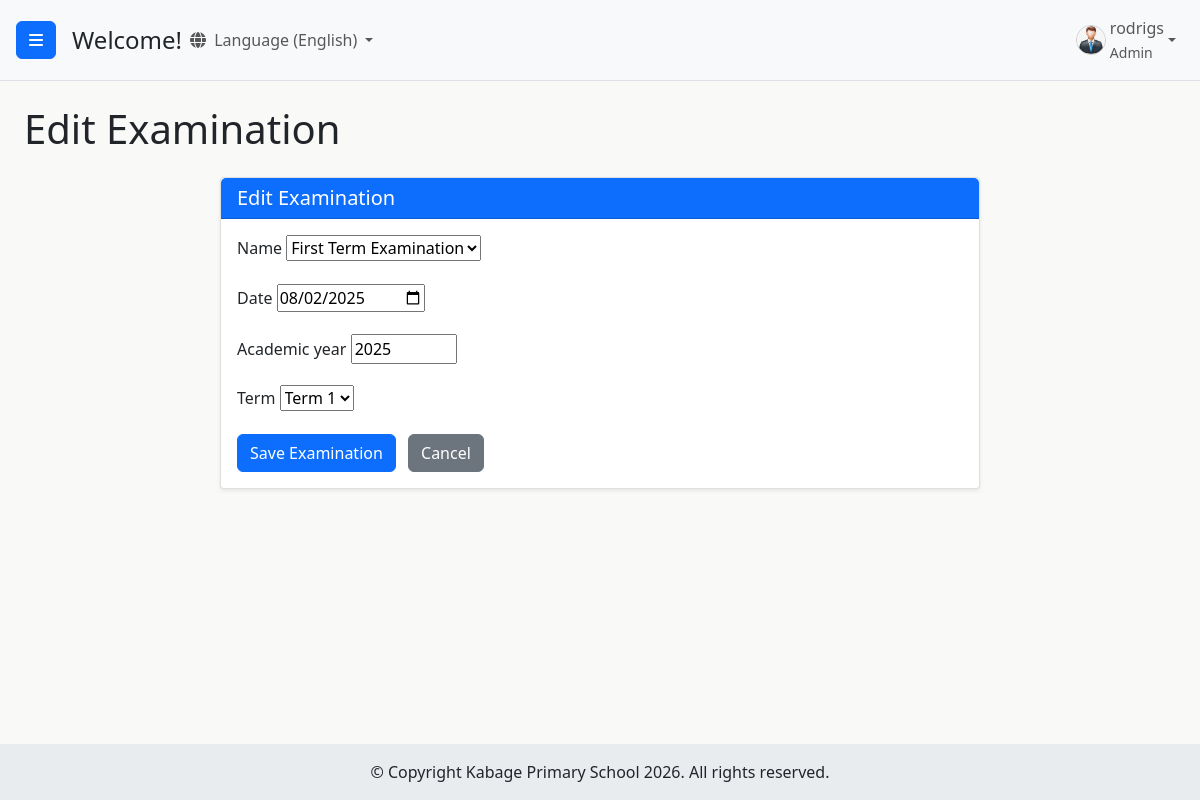
Screenshot of /students/examinations/edit/1/ (signed in) with the database file from the repository.
### users/models.py (models this page shows, shortened)
class CustomUser(AbstractUser):
    ROLE_CHOICES = (
        ('admin', 'Admin'),
        ('headteacher', 'Head Teacher'),
        ('class_teacher', 'Class Teacher'),
        ('academic_teacher', 'Academic Teacher'),
        ('statistic_teacher', 'Statistic Teacher'),
        ('subject_teacher', 'Subject Teacher'),
    )
    GENDER_CHOICES = (
        ('M', 'Male'),
        ('F', 'Female'),
        ('O', 'Other'), # Optional: for inclusivity
    )
    role = models.CharField(max_length=20, choices=ROLE_CHOICES, default='academic_teacher')
    is_approved = models.BooleanField(default=False)
    phone_regex = RegexValidator(regex=r'^\+?1?\d{9,15}$',
                                 message="Phone number must be entered in the format: '+999999999'. Up to 15 digits allowed.")
    phone_number = models.CharField(validators=[phone_regex],
                                    max_length=17,
                                    blank=True,
                                    null=True,
                                    unique=True
                                    )
    gender = models.CharField(max_length=1, choices=GENDER_CHOICES, blank=True, null=True)
    address = models.CharField(max_length=255, blank=True, null=True) # <-- ADD THIS FIELD if it's not there
    security_question_1 = models.CharField(max_length=255, blank=True, null=True)
    security_answer_1 = models.CharField(max_length=255, blank=True, null=True)
    security_question_2 = models.CharField(max_length=255, blank=True, null=True)
    security_answer_2 = models.CharField(max_length=255, blank=True, null=True)
    security_question_3 = models.CharField(max_length=255, blank=True, null=True)
    security_answer_3 = models.CharField(max_length=255, blank=True, null=True)
    security_questions_set = models.BooleanField(default=False)
    groups = models.ManyToManyField(
        Group,
        verbose_name=('groups'),
        blank=True,
        help_text=(
            'The groups this user belongs to. A user will get all permissions '
            'granted to each of their groups.'
        ),
        related_name="customuser_set",
        related_query_name="customuser",
    )
    user_permissions = models.ManyToManyField(
        Permission,
        verbose_name=('user permissions'),
        blank=True,
        help_text=('Specific permissions for this user.'),
        related_name="customuser_set",
        related_query_name="customuser",
    )

### students/models.py (models this page shows, shortened)
class Examination(models.Model):
    TERM_CHOICES = [
        ('1', 'Term 1'),
        ('2', 'Term 2'),
        ('3', 'Term 3'),
    ]
    EXAM_NAME_CHOICES = [
        ('First Midterm Test', 'First Midterm Test'),
        ('First Term Examination', 'First Term Examination'),
        ('Second Midterm Test', 'Second Midterm Test'),
        ('Annual Examination', 'Annual Examination'),
        ('Mock Examination', 'Mock Examination'),
    ]
    name = models.CharField(max_length=255, choices=EXAM_NAME_CHOICES) # This is the main change
    date = models.DateField()
    academic_year = models.IntegerField()
    term = models.CharField(max_length=1, choices=TERM_CHOICES)
    classes_taking_exam = models.ManyToManyField('Class', related_name='examinations')
    class Meta:
        unique_together = ('name', 'academic_year', 'term')
        ordering = ['-academic_year', 'term', 'date', 'name']

### students/views.py (the view)
# urls.py: path('examinations/edit/<int:pk>/', views.examination_edit, name='examination_edit'),
@login_required
@user_passes_test(is_admin, login_url='/users/login/')
def examination_edit(request, pk):
    examination = get_object_or_404(Examination, pk=pk)
    if request.method == 'POST':
        form = ExaminationForm(request.POST, instance=examination)
        if form.is_valid():
            form.save()
            messages.success(request, 'Examination updated successfully!')
            return redirect('examination_list')
        else:
            for field, errors in form.errors.items():
                for error in errors:
                    messages.error(request, f"{field.replace('_', ' ').title()}: {error}")
    else:
        form = ExaminationForm(instance=examination)
    return render(request, 'students/examination_form.html', {'form': form, 'title': 'Edit Examination'})

### students/forms.py
class ExaminationForm(forms.ModelForm):
    class Meta:
        model = Examination
        fields = ['name', 'date', 'academic_year', 'term']
        widgets = {
            'date': forms.DateInput(attrs={'type': 'date'}),
            'academic_year': forms.NumberInput(attrs={'min': '2000', 'max': '2100'}),
        }

### students/views.py (called while the page is built)
def is_admin(user):
    return user.is_authenticated and user.role == 'admin'

### templates/students/examination_form.html (shortened to what this page needs)
{% extends 'base.html' %}
{% block content %}
<h1 class="mb-4">{{ title }}</h1>
<div class="row justify-content-center">
    <div class="col-md-8">
        <div class="card">
            <div class="card-header bg-primary text-white">
                <h5 class="mb-0">{{ title }}</h5>
            </div>
            <div class="card-body">
                <form method="post">
                    {% for field in form %}
                        <div class="mb-3">
                            <label for="{{ field.id_for_label }}" class="form-label">{{ field.label }}</label>
                            {{ field }}
                        </div>
                    {% endfor %}
                    <button type="submit" class="btn btn-primary me-2">Save Examination</button>
                    <a href="{% url 'examination_list' %}" class="btn btn-secondary">Cancel</a>
                </form>
            </div>
        </div>
    </div>
</div>
{% endblock %}

### templates/base.html (shortened to what this page needs)
{% load static %}
{% load i18n %}
<!DOCTYPE html>
<html lang="en">
<head>
    <link href="https://cdn.jsdelivr.net/npm/bootstrap@5.3.3/dist/css/bootstrap.min.css" rel="stylesheet">
    <link rel="stylesheet" href="https://cdn.jsdelivr.net/npm/bootstrap-icons@1.10.5/font/bootstrap-icons.css">
    <link rel="stylesheet" href="https://cdnjs.cloudflare.com/ajax/libs/font-awesome/6.5.2/css/all.min.css" />
    {% block dashboard_css %}
        <link rel="stylesheet" href="{% static 'users/css/dashboard.css' %}">
    {% endblock %}
</head>
<body class="d-flex flex-column min-vh-100">
    {% block body_content %}
        <div class="d-flex flex-grow-1" id="wrapper">
            <div id="page-content-wrapper" class="flex-grow-1 d-flex flex-column">
                <nav class="navbar navbar-expand-lg navbar-light bg-light border-bottom">
                    <button class="btn btn-primary" id="menu-toggle">
                        <i class="fas fa-bars"></i>
                    </button>
                    <h4 class="ms-3 my-0">{% block page_heading %}Welcome!{% endblock %}</h4>
                    {% get_current_language as LANGUAGE_CODE %}
                <div class="collapse navbar-collapse" id="navbarSupportedContent">
                    <ul class="navbar-nav me-auto mt-2 mt-lg-0">
                        <li class="nav-item dropdown">
                            <a class="nav-link dropdown-toggle" href="#" id="navbarDropdownLanguage" role="button" data-bs-toggle="dropdown" aria-expanded="false">
                                <i class="fas fa-globe me-1"></i>
                                {% if LANGUAGE_CODE == 'en' %}{% translate "Language" %} (English){% else %}{% translate "Language" %} (Kiswahili){% endif %}
                            </a>
                                {% get_language_info for 'en' as lang_en %}
                                {% get_language_info for 'sw' as lang_sw %}
                        </li>
                    </ul>
                    <ul class="navbar-nav mt-2 mt-lg-0">
                        {% if user.is_authenticated %}
                            <li class="nav-item dropdown">
                                <a class="nav-link dropdown-toggle d-flex align-items-center" href="#" id="navbarDropdownDashboard" role="button" data-bs-toggle="dropdown" data-bs-display="static" aria-expanded="false">
                                    {% if user.gender == 'M' %}
                                        <img src="{% static 'users/img/male_icon.png' %}" alt="Male User Icon" class="rounded-circle me-1" style="width: 30px; height: 30px; object-fit: cover;">
                                    {% elif user.gender == 'F' %}
                                        <img src="{% static 'users/img/female_icon.png' %}" alt="Female User Icon" class="rounded-circle me-1" style="width: 30px; height: 30px; object-fit: cover;">
                                    {% else %}
                                        <i class="fas fa-user me-1"></i>
                                    {% endif %}
                                    <span>
                                        {% if user.first_name and user.last_name %}
                                            {{ user.first_name }} {{ user.last_name }}
                                        {% else %}
                                            {{ user.username }}
                                        {% endif %}
                                        {% if user.role %}
                                            <br><small>{{ user.get_role_display }}</small>
                                        {% endif %}
                                    </span>
                                </a>
                            </li>
                        {% else %}
                            <li class="nav-item">
                                <a class="nav-link" href="{% url 'login' %}">{% translate "Login" %}</a>
                            </li>
                        {% endif %}
                    </ul>
                </div>
                </nav>
                <div id="main-content-area" class="flex-grow-1 overflow-auto">
                    {% block content %}{% endblock %}
                </div>
            </div>
        </div>
    {% endblock body_content %}
    <footer id="main-site-footer" class="text-dark text-center py-3">
        <div class="container-fluid">
            <p class="mb-0">&copy; Copyright Kabage Primary School {% now "Y" %}. All rights reserved.</p>
        </div>
    </footer>
</body>
</html>

### users/static/users/css/dashboard.css (style rules this page uses)
html, body { height: 100%; margin: 0; padding: 0; font-family: 'Segoe UI', Tahoma, Geneva, Verdana, sans-serif; overflow-x: hidden; }
body { display: flex; flex-direction: column; min-height: 100vh; }
#wrapper { display: flex; flex-grow: 1; width: 100%; overflow: hidden; }
#page-content-wrapper { display: flex; flex-direction: column; flex-grow: 1; overflow-x: hidden; width: 100%; transition: margin .25s ease-out; }
#main-content-area { flex-grow: 1; padding: 1.5rem; background-color: #f9faf8; padding-bottom: 70px; }
@media (min-width: 768px) { #page-content-wrapper { width: calc(100% - 250px); } }
#page-content-wrapper .navbar { padding: 0.5rem 1rem; }
.navbar-nav .nav-item .nav-link img { border: 1px solid #ccc; }
#main-site-footer { background-color: #e9ecef; color: #343a40; text-align: center; padding: 1rem 0; width: 100%; flex-shrink: 0; z-index: 10; }
.card { border: 1px solid rgba(0,0,0,.125); border-radius: 0.25rem; background-color: #fff; box-shadow: 0 0.125rem 0.25rem rgba(0,0,0,.075); height: 100%; display: flex; flex-direction: column; }
#wrapper { display: flex; }
#page-content-wrapper { min-width: 0; width: 100%; display: flex; flex-direction: column; }

### rows the page displays
CustomUser: username "rodrigs", role "Admin"
Examination: form "First Term Examination" "08/02/2025" "2025" "Term 1"

### other values shown
{{ title }} "Edit Examination"
{{ field.label }} "Name" "Date" "Academic year" "Term"
